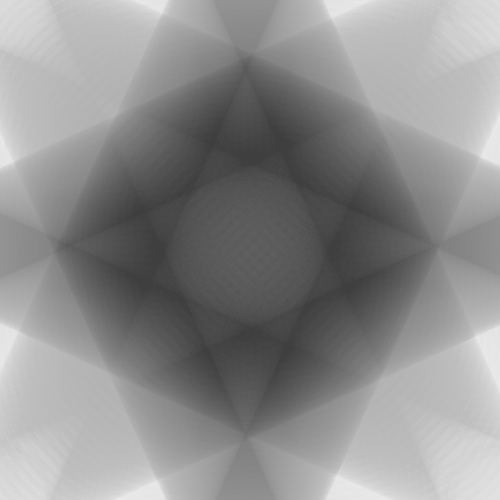
Frame 1 (no input)
Frame 60 (the mouse pressed at the canvas centre just before this capture): identical to frame 1, image omitted
Frame 120 (the mouse held since frame 60 and released just before this capture): identical to frame 1, image omitted

The Processing sketch that drew this single still picture (run headless with seeded random() and noise(); from frame 60 on, the mouse is pressed at the canvas centre):

// Processing sketch: processing_31830
// ── processing_31830.pde

int yo;
int bro;
int ho;
int low;
int blow = 0;
int go = 2;

int bro_change = 5;

void setup(){
  size (500, 500);
  background (255, 255, 255);
  smooth();
   
   
        fill(255,255,255,blow);
        strokeWeight(100);
        stroke(0,0,0,go);
                 
        yo = 0;
        bro = 10;
        while(yo < 500){
        ellipse(yo,yo,bro,bro);
        bro = bro + bro_change;
        yo = yo + bro_change;
        }
         
                    fill(0,0,0,blow); 
              stroke(0,0,0,go);      
         
                    yo = 0;
                    bro = 10;
                    ho = 10;
                    low = 500;
                    while(yo < 500){
                    ellipse(yo,low,bro,ho);
                    bro = bro + bro_change;
                    yo = yo + bro_change;
                    ho = ho - bro_change;
                    low = low - bro_change;
                    }
             
             
            fill(0,0,0,blow);
         stroke(0,0,0,go);
         
            yo = 500;
            bro = 10;
            while(yo > 0){
            ellipse(yo, yo, bro, bro);
            bro = bro - bro_change;
            yo = yo - bro_change;
            }      
           
                                         
                     
                     
                            fill(0,0,0,blow);       
         stroke(0,0,0,go);
         
                            yo = 500;
                            bro = 10;
                            ho = 10;
                            low = 0;
                            while(yo > 0){
                            ellipse(yo,low,bro,ho);
                            bro = bro - bro_change;
                            yo = yo - 5;
                            ho = ho + 5;
                            low = low + 5;                   
                            }
                        
}
 
void draw(){
    
      
   
   
}
